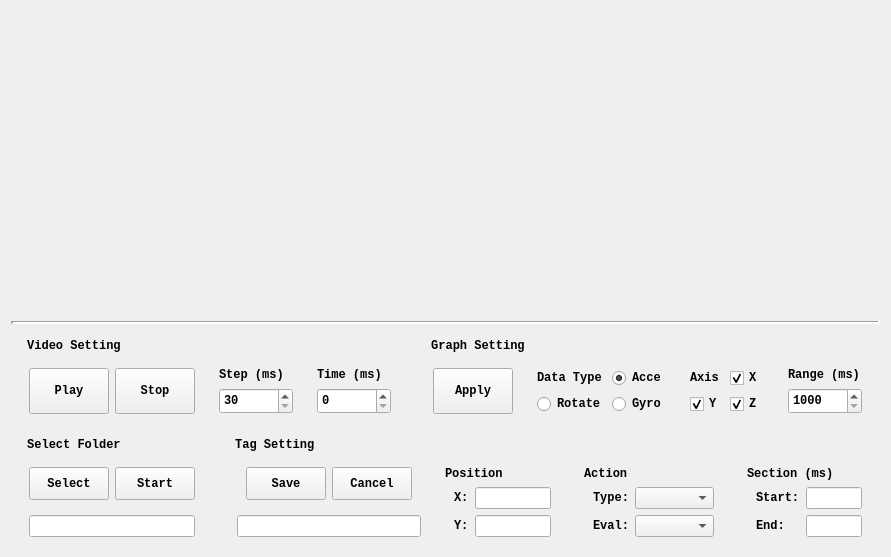
<?xml version="1.0" encoding="UTF-8"?>
<ui version="4.0">
 <class>DataMarker</class>
 <widget class="QWidget" name="DataMarker">
  <property name="geometry">
   <rect>
    <x>0</x>
    <y>0</y>
    <width>866</width>
    <height>557</height>
   </rect>
  </property>
  <property name="sizePolicy">
   <sizepolicy hsizetype="Preferred" vsizetype="Fixed">
    <horstretch>3</horstretch>
    <verstretch>0</verstretch>
   </sizepolicy>
  </property>
  <property name="font">
   <font>
    <family>Consolas</family>
    <pointsize>9</pointsize>
    <weight>75</weight>
    <italic>false</italic>
    <bold>true</bold>
   </font>
  </property>
  <property name="windowTitle">
   <string>DataMarker</string>
  </property>
  <property name="styleSheet">
   <string notr="true"/>
  </property>
  <layout class="QGridLayout" name="gridLayout">
   <item row="0" column="0">
    <widget class="QWidget" name="ShowWidget" native="true">
     <property name="sizePolicy">
      <sizepolicy hsizetype="Preferred" vsizetype="Preferred">
       <horstretch>0</horstretch>
       <verstretch>3</verstretch>
      </sizepolicy>
     </property>
     <layout class="QHBoxLayout" name="horizontalLayout">
      <property name="leftMargin">
       <number>0</number>
      </property>
      <property name="topMargin">
       <number>0</number>
      </property>
      <property name="rightMargin">
       <number>0</number>
      </property>
      <property name="bottomMargin">
       <number>0</number>
      </property>
      <item>
       <widget class="QWidget" name="VideoWidget" native="true">
        <property name="sizePolicy">
         <sizepolicy hsizetype="Preferred" vsizetype="Preferred">
          <horstretch>1</horstretch>
          <verstretch>0</verstretch>
         </sizepolicy>
        </property>
        <property name="styleSheet">
         <string notr="true"/>
        </property>
       </widget>
      </item>
      <item>
       <widget class="QWidget" name="GraphWidget" native="true">
        <property name="sizePolicy">
         <sizepolicy hsizetype="Preferred" vsizetype="Preferred">
          <horstretch>1</horstretch>
          <verstretch>0</verstretch>
         </sizepolicy>
        </property>
        <property name="styleSheet">
         <string notr="true"/>
        </property>
       </widget>
      </item>
     </layout>
    </widget>
   </item>
   <item row="2" column="0">
    <widget class="Line" name="line">
     <property name="frameShadow">
      <enum>QFrame::Sunken</enum>
     </property>
     <property name="lineWidth">
      <number>3</number>
     </property>
     <property name="orientation">
      <enum>Qt::Horizontal</enum>
     </property>
    </widget>
   </item>
   <item row="3" column="0">
    <widget class="QWidget" name="InputWidget" native="true">
     <property name="sizePolicy">
      <sizepolicy hsizetype="Preferred" vsizetype="Preferred">
       <horstretch>0</horstretch>
       <verstretch>2</verstretch>
      </sizepolicy>
     </property>
     <layout class="QVBoxLayout" name="verticalLayout">
      <property name="leftMargin">
       <number>0</number>
      </property>
      <property name="topMargin">
       <number>0</number>
      </property>
      <property name="rightMargin">
       <number>0</number>
      </property>
      <property name="bottomMargin">
       <number>0</number>
      </property>
      <item>
       <widget class="QWidget" name="SetWidget" native="true">
        <property name="sizePolicy">
         <sizepolicy hsizetype="Preferred" vsizetype="Preferred">
          <horstretch>0</horstretch>
          <verstretch>2</verstretch>
         </sizepolicy>
        </property>
        <layout class="QHBoxLayout" name="horizontalLayout_2">
         <property name="leftMargin">
          <number>0</number>
         </property>
         <property name="topMargin">
          <number>0</number>
         </property>
         <property name="rightMargin">
          <number>0</number>
         </property>
         <property name="bottomMargin">
          <number>0</number>
         </property>
         <item>
          <widget class="QWidget" name="VideoSetWidget" native="true">
           <property name="font">
            <font>
             <family>Consolas</family>
             <pointsize>9</pointsize>
             <weight>75</weight>
             <italic>false</italic>
             <bold>true</bold>
            </font>
           </property>
           <property name="cursor">
            <cursorShape>ArrowCursor</cursorShape>
           </property>
           <property name="focusPolicy">
            <enum>Qt::NoFocus</enum>
           </property>
           <property name="styleSheet">
            <string notr="true"/>
           </property>
           <layout class="QVBoxLayout" name="verticalLayout_3">
            <item>
             <widget class="QLabel" name="VideoSetLabel">
              <property name="sizePolicy">
               <sizepolicy hsizetype="Preferred" vsizetype="Fixed">
                <horstretch>0</horstretch>
                <verstretch>0</verstretch>
               </sizepolicy>
              </property>
              <property name="text">
               <string> Video Setting</string>
              </property>
             </widget>
            </item>
            <item>
             <widget class="QWidget" name="widget_2" native="true">
              <property name="sizePolicy">
               <sizepolicy hsizetype="Preferred" vsizetype="Preferred">
                <horstretch>0</horstretch>
                <verstretch>1</verstretch>
               </sizepolicy>
              </property>
              <property name="font">
               <font>
                <family>Consolas</family>
                <pointsize>9</pointsize>
                <weight>75</weight>
                <italic>false</italic>
                <bold>true</bold>
               </font>
              </property>
              <layout class="QHBoxLayout" name="horizontalLayout_5">
               <property name="leftMargin">
                <number>0</number>
               </property>
               <property name="topMargin">
                <number>9</number>
               </property>
               <property name="rightMargin">
                <number>0</number>
               </property>
               <property name="bottomMargin">
                <number>0</number>
               </property>
               <item>
                <widget class="QWidget" name="widget_3" native="true">
                 <layout class="QHBoxLayout" name="horizontalLayout_6">
                  <property name="leftMargin">
                   <number>9</number>
                  </property>
                  <property name="topMargin">
                   <number>0</number>
                  </property>
                  <property name="rightMargin">
                   <number>9</number>
                  </property>
                  <property name="bottomMargin">
                   <number>0</number>
                  </property>
                  <item>
                   <widget class="QPushButton" name="PlayButton">
                    <property name="sizePolicy">
                     <sizepolicy hsizetype="Fixed" vsizetype="Preferred">
                      <horstretch>0</horstretch>
                      <verstretch>0</verstretch>
                     </sizepolicy>
                    </property>
                    <property name="text">
                     <string>Play</string>
                    </property>
                   </widget>
                  </item>
                  <item>
                   <widget class="QPushButton" name="StopButton">
                    <property name="sizePolicy">
                     <sizepolicy hsizetype="Fixed" vsizetype="Preferred">
                      <horstretch>0</horstretch>
                      <verstretch>0</verstretch>
                     </sizepolicy>
                    </property>
                    <property name="text">
                     <string>Stop</string>
                    </property>
                   </widget>
                  </item>
                 </layout>
                </widget>
               </item>
               <item>
                <widget class="QWidget" name="widget_4" native="true">
                 <layout class="QVBoxLayout" name="verticalLayout_4">
                  <property name="topMargin">
                   <number>0</number>
                  </property>
                  <property name="bottomMargin">
                   <number>0</number>
                  </property>
                  <item>
                   <widget class="QLabel" name="label">
                    <property name="sizePolicy">
                     <sizepolicy hsizetype="Preferred" vsizetype="Fixed">
                      <horstretch>0</horstretch>
                      <verstretch>0</verstretch>
                     </sizepolicy>
                    </property>
                    <property name="text">
                     <string>Step (ms)</string>
                    </property>
                   </widget>
                  </item>
                  <item>
                   <widget class="QSpinBox" name="StepSpinBox">
                    <property name="sizePolicy">
                     <sizepolicy hsizetype="Minimum" vsizetype="Preferred">
                      <horstretch>0</horstretch>
                      <verstretch>0</verstretch>
                     </sizepolicy>
                    </property>
                    <property name="minimum">
                     <number>30</number>
                    </property>
                    <property name="maximum">
                     <number>200000000</number>
                    </property>
                    <property name="singleStep">
                     <number>10</number>
                    </property>
                    <property name="value">
                     <number>30</number>
                    </property>
                   </widget>
                  </item>
                 </layout>
                </widget>
               </item>
               <item>
                <widget class="QWidget" name="widget_5" native="true">
                 <layout class="QVBoxLayout" name="verticalLayout_5">
                  <property name="topMargin">
                   <number>0</number>
                  </property>
                  <property name="bottomMargin">
                   <number>0</number>
                  </property>
                  <item>
                   <widget class="QLabel" name="label_2">
                    <property name="sizePolicy">
                     <sizepolicy hsizetype="Preferred" vsizetype="Fixed">
                      <horstretch>0</horstretch>
                      <verstretch>0</verstretch>
                     </sizepolicy>
                    </property>
                    <property name="text">
                     <string>Time (ms)</string>
                    </property>
                   </widget>
                  </item>
                  <item>
                   <widget class="QSpinBox" name="TimeSpinBox">
                    <property name="sizePolicy">
                     <sizepolicy hsizetype="Minimum" vsizetype="Preferred">
                      <horstretch>0</horstretch>
                      <verstretch>0</verstretch>
                     </sizepolicy>
                    </property>
                    <property name="maximum">
                     <number>200000000</number>
                    </property>
                    <property name="singleStep">
                     <number>30</number>
                    </property>
                    <property name="value">
                     <number>0</number>
                    </property>
                   </widget>
                  </item>
                 </layout>
                </widget>
               </item>
              </layout>
             </widget>
            </item>
           </layout>
          </widget>
         </item>
         <item>
          <widget class="QWidget" name="GraphSetWidget" native="true">
           <property name="styleSheet">
            <string notr="true"/>
           </property>
           <layout class="QVBoxLayout" name="verticalLayout_6">
            <property name="leftMargin">
             <number>9</number>
            </property>
            <property name="rightMargin">
             <number>9</number>
            </property>
            <item>
             <widget class="QLabel" name="label_3">
              <property name="sizePolicy">
               <sizepolicy hsizetype="Preferred" vsizetype="Fixed">
                <horstretch>0</horstretch>
                <verstretch>0</verstretch>
               </sizepolicy>
              </property>
              <property name="text">
               <string> Graph Setting</string>
              </property>
             </widget>
            </item>
            <item>
             <widget class="QWidget" name="widget_6" native="true">
              <layout class="QHBoxLayout" name="horizontalLayout_7">
               <property name="leftMargin">
                <number>0</number>
               </property>
               <property name="topMargin">
                <number>9</number>
               </property>
               <property name="rightMargin">
                <number>0</number>
               </property>
               <property name="bottomMargin">
                <number>0</number>
               </property>
               <item>
                <widget class="QWidget" name="widget_7" native="true">
                 <layout class="QHBoxLayout" name="horizontalLayout_8">
                  <property name="topMargin">
                   <number>0</number>
                  </property>
                  <property name="bottomMargin">
                   <number>0</number>
                  </property>
                  <item>
                   <widget class="QPushButton" name="ApplyButton">
                    <property name="sizePolicy">
                     <sizepolicy hsizetype="Fixed" vsizetype="Preferred">
                      <horstretch>0</horstretch>
                      <verstretch>0</verstretch>
                     </sizepolicy>
                    </property>
                    <property name="text">
                     <string>Apply</string>
                    </property>
                   </widget>
                  </item>
                 </layout>
                </widget>
               </item>
               <item>
                <widget class="QWidget" name="widget_10" native="true">
                 <layout class="QGridLayout" name="gridLayout_2">
                  <property name="topMargin">
                   <number>0</number>
                  </property>
                  <property name="bottomMargin">
                   <number>0</number>
                  </property>
                  <item row="0" column="0">
                   <widget class="QLabel" name="DataTypeLabel">
                    <property name="sizePolicy">
                     <sizepolicy hsizetype="Preferred" vsizetype="Fixed">
                      <horstretch>0</horstretch>
                      <verstretch>0</verstretch>
                     </sizepolicy>
                    </property>
                    <property name="text">
                     <string>Data Type</string>
                    </property>
                   </widget>
                  </item>
                  <item row="0" column="1">
                   <widget class="QRadioButton" name="AcceRadio">
                    <property name="text">
                     <string>Acce</string>
                    </property>
                    <property name="checked">
                     <bool>true</bool>
                    </property>
                   </widget>
                  </item>
                  <item row="1" column="1">
                   <widget class="QRadioButton" name="GyroRadio">
                    <property name="text">
                     <string>Gyro</string>
                    </property>
                   </widget>
                  </item>
                  <item row="1" column="0">
                   <widget class="QRadioButton" name="RotateRadio">
                    <property name="text">
                     <string>Rotate</string>
                    </property>
                   </widget>
                  </item>
                 </layout>
                </widget>
               </item>
               <item>
                <widget class="QWidget" name="widget_9" native="true">
                 <layout class="QGridLayout" name="gridLayout_3">
                  <property name="topMargin">
                   <number>0</number>
                  </property>
                  <property name="bottomMargin">
                   <number>0</number>
                  </property>
                  <item row="0" column="0">
                   <widget class="QLabel" name="DataTypeLabel_2">
                    <property name="sizePolicy">
                     <sizepolicy hsizetype="Preferred" vsizetype="Fixed">
                      <horstretch>0</horstretch>
                      <verstretch>0</verstretch>
                     </sizepolicy>
                    </property>
                    <property name="text">
                     <string>Axis</string>
                    </property>
                   </widget>
                  </item>
                  <item row="0" column="1">
                   <widget class="QCheckBox" name="XCheck">
                    <property name="text">
                     <string>X</string>
                    </property>
                    <property name="checked">
                     <bool>true</bool>
                    </property>
                   </widget>
                  </item>
                  <item row="1" column="0">
                   <widget class="QCheckBox" name="YCheck">
                    <property name="text">
                     <string>Y</string>
                    </property>
                    <property name="checked">
                     <bool>true</bool>
                    </property>
                   </widget>
                  </item>
                  <item row="1" column="1">
                   <widget class="QCheckBox" name="ZCheck">
                    <property name="text">
                     <string>Z</string>
                    </property>
                    <property name="checked">
                     <bool>true</bool>
                    </property>
                   </widget>
                  </item>
                 </layout>
                </widget>
               </item>
               <item>
                <widget class="QWidget" name="widget_8" native="true">
                 <layout class="QVBoxLayout" name="verticalLayout_7">
                  <property name="topMargin">
                   <number>0</number>
                  </property>
                  <property name="bottomMargin">
                   <number>0</number>
                  </property>
                  <item>
                   <widget class="QLabel" name="label_4">
                    <property name="sizePolicy">
                     <sizepolicy hsizetype="Preferred" vsizetype="Fixed">
                      <horstretch>0</horstretch>
                      <verstretch>0</verstretch>
                     </sizepolicy>
                    </property>
                    <property name="text">
                     <string>Range (ms)</string>
                    </property>
                   </widget>
                  </item>
                  <item>
                   <widget class="QSpinBox" name="RangeSpinBox">
                    <property name="sizePolicy">
                     <sizepolicy hsizetype="Minimum" vsizetype="Preferred">
                      <horstretch>0</horstretch>
                      <verstretch>0</verstretch>
                     </sizepolicy>
                    </property>
                    <property name="minimum">
                     <number>1000</number>
                    </property>
                    <property name="maximum">
                     <number>100000</number>
                    </property>
                    <property name="singleStep">
                     <number>1000</number>
                    </property>
                    <property name="value">
                     <number>1000</number>
                    </property>
                   </widget>
                  </item>
                 </layout>
                </widget>
               </item>
              </layout>
             </widget>
            </item>
           </layout>
          </widget>
         </item>
        </layout>
       </widget>
      </item>
      <item>
       <widget class="QWidget" name="TagWidget" native="true">
        <property name="sizePolicy">
         <sizepolicy hsizetype="Preferred" vsizetype="Preferred">
          <horstretch>0</horstretch>
          <verstretch>3</verstretch>
         </sizepolicy>
        </property>
        <layout class="QHBoxLayout" name="horizontalLayout_3">
         <property name="leftMargin">
          <number>0</number>
         </property>
         <property name="topMargin">
          <number>0</number>
         </property>
         <property name="rightMargin">
          <number>0</number>
         </property>
         <property name="bottomMargin">
          <number>0</number>
         </property>
         <item>
          <widget class="QWidget" name="TagFolderWidget" native="true">
           <property name="sizePolicy">
            <sizepolicy hsizetype="Preferred" vsizetype="Preferred">
             <horstretch>1</horstretch>
             <verstretch>0</verstretch>
            </sizepolicy>
           </property>
           <property name="styleSheet">
            <string notr="true"/>
           </property>
           <layout class="QVBoxLayout" name="verticalLayout_2">
            <item>
             <widget class="QLabel" name="TagFolderLabel">
              <property name="sizePolicy">
               <sizepolicy hsizetype="Preferred" vsizetype="Fixed">
                <horstretch>0</horstretch>
                <verstretch>0</verstretch>
               </sizepolicy>
              </property>
              <property name="text">
               <string> Select Folder</string>
              </property>
             </widget>
            </item>
            <item>
             <widget class="QWidget" name="widget_21" native="true">
              <layout class="QVBoxLayout" name="verticalLayout_12">
               <property name="topMargin">
                <number>0</number>
               </property>
               <property name="bottomMargin">
                <number>0</number>
               </property>
               <item>
                <widget class="QWidget" name="widget" native="true">
                 <property name="sizePolicy">
                  <sizepolicy hsizetype="Preferred" vsizetype="Preferred">
                   <horstretch>0</horstretch>
                   <verstretch>3</verstretch>
                  </sizepolicy>
                 </property>
                 <layout class="QHBoxLayout" name="horizontalLayout_4">
                  <property name="leftMargin">
                   <number>0</number>
                  </property>
                  <property name="topMargin">
                   <number>9</number>
                  </property>
                  <property name="rightMargin">
                   <number>0</number>
                  </property>
                  <property name="bottomMargin">
                   <number>9</number>
                  </property>
                  <item>
                   <widget class="QPushButton" name="SelectFolderButton">
                    <property name="sizePolicy">
                     <sizepolicy hsizetype="Fixed" vsizetype="Preferred">
                      <horstretch>0</horstretch>
                      <verstretch>0</verstretch>
                     </sizepolicy>
                    </property>
                    <property name="text">
                     <string>Select</string>
                    </property>
                   </widget>
                  </item>
                  <item>
                   <widget class="QPushButton" name="TagStartButton">
                    <property name="sizePolicy">
                     <sizepolicy hsizetype="Fixed" vsizetype="Preferred">
                      <horstretch>0</horstretch>
                      <verstretch>0</verstretch>
                     </sizepolicy>
                    </property>
                    <property name="text">
                     <string>Start</string>
                    </property>
                   </widget>
                  </item>
                 </layout>
                </widget>
               </item>
               <item>
                <widget class="QLineEdit" name="TagFolderLineEdit">
                 <property name="sizePolicy">
                  <sizepolicy hsizetype="Preferred" vsizetype="Preferred">
                   <horstretch>0</horstretch>
                   <verstretch>1</verstretch>
                  </sizepolicy>
                 </property>
                 <property name="readOnly">
                  <bool>true</bool>
                 </property>
                </widget>
               </item>
              </layout>
             </widget>
            </item>
           </layout>
          </widget>
         </item>
         <item>
          <widget class="QWidget" name="TagSetWidget" native="true">
           <property name="sizePolicy">
            <sizepolicy hsizetype="Preferred" vsizetype="Preferred">
             <horstretch>4</horstretch>
             <verstretch>0</verstretch>
            </sizepolicy>
           </property>
           <property name="styleSheet">
            <string notr="true"/>
           </property>
           <layout class="QVBoxLayout" name="verticalLayout_8">
            <item>
             <widget class="QLabel" name="TagSetLabel">
              <property name="sizePolicy">
               <sizepolicy hsizetype="Preferred" vsizetype="Fixed">
                <horstretch>0</horstretch>
                <verstretch>0</verstretch>
               </sizepolicy>
              </property>
              <property name="text">
               <string> Tag Setting</string>
              </property>
             </widget>
            </item>
            <item>
             <widget class="QWidget" name="widget_11" native="true">
              <layout class="QHBoxLayout" name="horizontalLayout_9">
               <property name="leftMargin">
                <number>0</number>
               </property>
               <property name="topMargin">
                <number>0</number>
               </property>
               <property name="rightMargin">
                <number>0</number>
               </property>
               <property name="bottomMargin">
                <number>0</number>
               </property>
               <item>
                <widget class="QWidget" name="widget_12" native="true">
                 <property name="sizePolicy">
                  <sizepolicy hsizetype="Preferred" vsizetype="Preferred">
                   <horstretch>1</horstretch>
                   <verstretch>0</verstretch>
                  </sizepolicy>
                 </property>
                 <layout class="QVBoxLayout" name="verticalLayout_9">
                  <property name="spacing">
                   <number>6</number>
                  </property>
                  <property name="leftMargin">
                   <number>9</number>
                  </property>
                  <property name="topMargin">
                   <number>0</number>
                  </property>
                  <property name="rightMargin">
                   <number>9</number>
                  </property>
                  <property name="bottomMargin">
                   <number>0</number>
                  </property>
                  <item>
                   <widget class="QWidget" name="widget_16" native="true">
                    <property name="sizePolicy">
                     <sizepolicy hsizetype="Preferred" vsizetype="Preferred">
                      <horstretch>0</horstretch>
                      <verstretch>3</verstretch>
                     </sizepolicy>
                    </property>
                    <layout class="QHBoxLayout" name="horizontalLayout_10">
                     <property name="leftMargin">
                      <number>9</number>
                     </property>
                     <property name="topMargin">
                      <number>9</number>
                     </property>
                     <property name="rightMargin">
                      <number>9</number>
                     </property>
                     <property name="bottomMargin">
                      <number>9</number>
                     </property>
                     <item>
                      <widget class="QPushButton" name="SaveButton">
                       <property name="sizePolicy">
                        <sizepolicy hsizetype="Fixed" vsizetype="Preferred">
                         <horstretch>0</horstretch>
                         <verstretch>0</verstretch>
                        </sizepolicy>
                       </property>
                       <property name="text">
                        <string>Save</string>
                       </property>
                      </widget>
                     </item>
                     <item>
                      <widget class="QPushButton" name="CancelButton">
                       <property name="sizePolicy">
                        <sizepolicy hsizetype="Fixed" vsizetype="Preferred">
                         <horstretch>0</horstretch>
                         <verstretch>0</verstretch>
                        </sizepolicy>
                       </property>
                       <property name="text">
                        <string>Cancel</string>
                       </property>
                      </widget>
                     </item>
                    </layout>
                   </widget>
                  </item>
                  <item>
                   <widget class="QLineEdit" name="SaveLineEdit">
                    <property name="sizePolicy">
                     <sizepolicy hsizetype="Preferred" vsizetype="Preferred">
                      <horstretch>0</horstretch>
                      <verstretch>1</verstretch>
                     </sizepolicy>
                    </property>
                    <property name="readOnly">
                     <bool>true</bool>
                    </property>
                   </widget>
                  </item>
                 </layout>
                </widget>
               </item>
               <item>
                <widget class="QWidget" name="widget_15" native="true">
                 <property name="sizePolicy">
                  <sizepolicy hsizetype="Preferred" vsizetype="Preferred">
                   <horstretch>1</horstretch>
                   <verstretch>0</verstretch>
                  </sizepolicy>
                 </property>
                 <layout class="QVBoxLayout" name="verticalLayout_10">
                  <property name="bottomMargin">
                   <number>0</number>
                  </property>
                  <item>
                   <widget class="QLabel" name="label_5">
                    <property name="sizePolicy">
                     <sizepolicy hsizetype="Preferred" vsizetype="Fixed">
                      <horstretch>0</horstretch>
                      <verstretch>0</verstretch>
                     </sizepolicy>
                    </property>
                    <property name="text">
                     <string>Position</string>
                    </property>
                   </widget>
                  </item>
                  <item>
                   <widget class="QWidget" name="widget_22" native="true">
                    <layout class="QGridLayout" name="gridLayout_4">
                     <property name="leftMargin">
                      <number>9</number>
                     </property>
                     <property name="topMargin">
                      <number>0</number>
                     </property>
                     <property name="rightMargin">
                      <number>9</number>
                     </property>
                     <property name="bottomMargin">
                      <number>0</number>
                     </property>
                     <item row="0" column="1">
                      <widget class="QLineEdit" name="XLineEdit">
                       <property name="sizePolicy">
                        <sizepolicy hsizetype="Preferred" vsizetype="Preferred">
                         <horstretch>0</horstretch>
                         <verstretch>0</verstretch>
                        </sizepolicy>
                       </property>
                      </widget>
                     </item>
                     <item row="0" column="0">
                      <widget class="QLabel" name="label_6">
                       <property name="sizePolicy">
                        <sizepolicy hsizetype="Fixed" vsizetype="Preferred">
                         <horstretch>0</horstretch>
                         <verstretch>0</verstretch>
                        </sizepolicy>
                       </property>
                       <property name="text">
                        <string>X:</string>
                       </property>
                      </widget>
                     </item>
                     <item row="1" column="0">
                      <widget class="QLabel" name="label_7">
                       <property name="sizePolicy">
                        <sizepolicy hsizetype="Fixed" vsizetype="Preferred">
                         <horstretch>0</horstretch>
                         <verstretch>0</verstretch>
                        </sizepolicy>
                       </property>
                       <property name="text">
                        <string>Y:</string>
                       </property>
                      </widget>
                     </item>
                     <item row="1" column="1">
                      <widget class="QLineEdit" name="YLineEdit">
                       <property name="sizePolicy">
                        <sizepolicy hsizetype="Preferred" vsizetype="Preferred">
                         <horstretch>0</horstretch>
                         <verstretch>0</verstretch>
                        </sizepolicy>
                       </property>
                      </widget>
                     </item>
                    </layout>
                   </widget>
                  </item>
                 </layout>
                </widget>
               </item>
               <item>
                <widget class="QWidget" name="widget_13" native="true">
                 <property name="sizePolicy">
                  <sizepolicy hsizetype="Preferred" vsizetype="Preferred">
                   <horstretch>1</horstretch>
                   <verstretch>0</verstretch>
                  </sizepolicy>
                 </property>
                 <layout class="QVBoxLayout" name="verticalLayout_11">
                  <property name="bottomMargin">
                   <number>0</number>
                  </property>
                  <item>
                   <widget class="QLabel" name="label_8">
                    <property name="sizePolicy">
                     <sizepolicy hsizetype="Preferred" vsizetype="Fixed">
                      <horstretch>0</horstretch>
                      <verstretch>0</verstretch>
                     </sizepolicy>
                    </property>
                    <property name="text">
                     <string>Action</string>
                    </property>
                   </widget>
                  </item>
                  <item>
                   <widget class="QWidget" name="widget_17" native="true">
                    <layout class="QGridLayout" name="gridLayout_5">
                     <property name="topMargin">
                      <number>0</number>
                     </property>
                     <property name="bottomMargin">
                      <number>0</number>
                     </property>
                     <item row="0" column="0">
                      <widget class="QLabel" name="label_9">
                       <property name="sizePolicy">
                        <sizepolicy hsizetype="Fixed" vsizetype="Preferred">
                         <horstretch>0</horstretch>
                         <verstretch>0</verstretch>
                        </sizepolicy>
                       </property>
                       <property name="text">
                        <string>Type:</string>
                       </property>
                      </widget>
                     </item>
                     <item row="0" column="1">
                      <widget class="QComboBox" name="TypeComboBox">
                       <property name="sizePolicy">
                        <sizepolicy hsizetype="Preferred" vsizetype="Preferred">
                         <horstretch>0</horstretch>
                         <verstretch>0</verstretch>
                        </sizepolicy>
                       </property>
                      </widget>
                     </item>
                     <item row="1" column="0">
                      <widget class="QLabel" name="label_10">
                       <property name="sizePolicy">
                        <sizepolicy hsizetype="Fixed" vsizetype="Preferred">
                         <horstretch>0</horstretch>
                         <verstretch>0</verstretch>
                        </sizepolicy>
                       </property>
                       <property name="text">
                        <string>Eval:</string>
                       </property>
                      </widget>
                     </item>
                     <item row="1" column="1">
                      <widget class="QComboBox" name="EvalComboBox">
                       <property name="sizePolicy">
                        <sizepolicy hsizetype="Preferred" vsizetype="Preferred">
                         <horstretch>0</horstretch>
                         <verstretch>0</verstretch>
                        </sizepolicy>
                       </property>
                      </widget>
                     </item>
                    </layout>
                   </widget>
                  </item>
                 </layout>
                </widget>
               </item>
               <item>
                <widget class="QWidget" name="widget_14" native="true">
                 <property name="sizePolicy">
                  <sizepolicy hsizetype="Preferred" vsizetype="Preferred">
                   <horstretch>1</horstretch>
                   <verstretch>0</verstretch>
                  </sizepolicy>
                 </property>
                 <layout class="QVBoxLayout" name="verticalLayout_13">
                  <property name="rightMargin">
                   <number>0</number>
                  </property>
                  <property name="bottomMargin">
                   <number>0</number>
                  </property>
                  <item>
                   <widget class="QLabel" name="label_11">
                    <property name="sizePolicy">
                     <sizepolicy hsizetype="Preferred" vsizetype="Fixed">
                      <horstretch>0</horstretch>
                      <verstretch>0</verstretch>
                     </sizepolicy>
                    </property>
                    <property name="text">
                     <string>Section (ms)</string>
                    </property>
                   </widget>
                  </item>
                  <item>
                   <widget class="QWidget" name="widget_18" native="true">
                    <layout class="QGridLayout" name="gridLayout_6">
                     <property name="topMargin">
                      <number>0</number>
                     </property>
                     <property name="bottomMargin">
                      <number>0</number>
                     </property>
                     <item row="0" column="1">
                      <widget class="QLineEdit" name="StartLineEdit">
                       <property name="sizePolicy">
                        <sizepolicy hsizetype="Preferred" vsizetype="Preferred">
                         <horstretch>0</horstretch>
                         <verstretch>0</verstretch>
                        </sizepolicy>
                       </property>
                       <property name="readOnly">
                        <bool>true</bool>
                       </property>
                      </widget>
                     </item>
                     <item row="0" column="0">
                      <widget class="QLabel" name="label_12">
                       <property name="sizePolicy">
                        <sizepolicy hsizetype="Fixed" vsizetype="Preferred">
                         <horstretch>0</horstretch>
                         <verstretch>0</verstretch>
                        </sizepolicy>
                       </property>
                       <property name="text">
                        <string>Start:</string>
                       </property>
                      </widget>
                     </item>
                     <item row="1" column="0">
                      <widget class="QLabel" name="label_13">
                       <property name="sizePolicy">
                        <sizepolicy hsizetype="Fixed" vsizetype="Preferred">
                         <horstretch>0</horstretch>
                         <verstretch>0</verstretch>
                        </sizepolicy>
                       </property>
                       <property name="text">
                        <string>End:</string>
                       </property>
                      </widget>
                     </item>
                     <item row="1" column="1">
                      <widget class="QLineEdit" name="EndLineEdit">
                       <property name="sizePolicy">
                        <sizepolicy hsizetype="Preferred" vsizetype="Preferred">
                         <horstretch>0</horstretch>
                         <verstretch>0</verstretch>
                        </sizepolicy>
                       </property>
                       <property name="readOnly">
                        <bool>true</bool>
                       </property>
                      </widget>
                     </item>
                    </layout>
                   </widget>
                  </item>
                 </layout>
                </widget>
               </item>
              </layout>
             </widget>
            </item>
           </layout>
          </widget>
         </item>
        </layout>
       </widget>
      </item>
     </layout>
    </widget>
   </item>
  </layout>
 </widget>
 <resources/>
 <connections/>
</ui>
